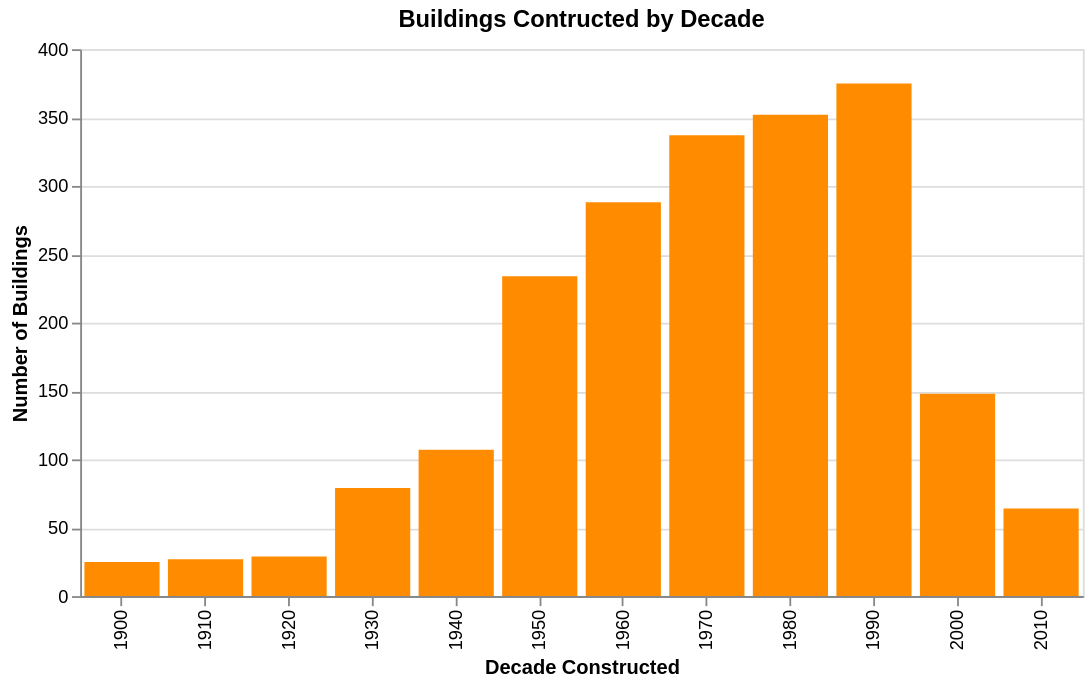

The code cell stored with this chart in its notebook:
### Code cell
plot2_data = clean[(clean["Year Constructed"] >= 1900) & (clean["Usage Description"].isin(top_usages))].copy()

plot2_data["Decade"] = (plot2_data["Year Constructed"] // 10 * 10).astype(int)

decade_counts = plot2_data.groupby(["Decade", "Usage Description"]).size().reset_index(name="Count")

dropdown = alt.binding_select(options=top_usages, name="Building Usage: ")

selection = alt.selection_point(fields=["Usage Description"], bind=dropdown, value=[{"Usage Description":top_usages[0]}])

chart2 = alt.Chart(decade_counts).mark_bar().encode(x=alt.X("Decade:O", title="Decade Constructed"), y=alt.Y("Count:Q", title="Number of Buildings"),
                                                    color=alt.value("darkorange"), tooltip=["Decade:O", "Count:Q"]
                                                    ).add_params(selection).transform_filter(selection).properties(title="Buildings Contructed by Decade", width=550, height=300)

chart2

### Figure 1 — Vega-Lite specification as saved in the notebook (floating-point values rounded to 4 significant figures)
{"config": {"view": {"continuousWidth": 300, "continuousHeight": 300}}, "data": {"name": "data-ba2f6768b3138f20cc303afc30b731a0"}, "mark": {"type": "bar"}, "encoding": {"color": {"value": "darkorange"}, "tooltip": [{"field": "Decade", "type": "ordinal"}, {"field": "Count", "type": "quantitative"}], "x": {"field": "Decade", "title": "Decade Constructed", "type": "ordinal"}, "y": {"field": "Count", "title": "Number of Buildings", "type": "quantitative"}}, "height": 300, "params": [{"name": "param_10c6dd70dbba16a8", "select": {"type": "point", "fields": ["Usage Description"]}, "bind": {"input": "select", "options": ["Storage", "Unusual", "Industrial", "Assembly", "Detention & Correc", "Business", "Residential", "Health Care"], "name": "Building Usage: "}, "value": [{"Usage Description": "Storage"}]}], "title": "Buildings Contructed by Decade", "transform": [{"filter": {"param": "param_10c6dd70dbba16a8"}}], "width": 550, "$schema": "https://vega.github.io/schema/vega-lite/v6.4.1.json", "datasets": {"data-ba2f6768b3138f20cc303afc30b731a0": [{"Decade": 1900, "Usage Description": "Assembly", "Count": 22}, {"Decade": 1900, "Usage Description": "Business", "Count": 11}, {"Decade": 1900, "Usage Description": "Detention & Correc", "Count": 7}, {"Decade": 1900, "Usage Description": "Health Care", "Count": 1}, {"Decade": 1900, "Usage Description": "Industrial", "Count": 16}, {"Decade": 1900, "Usage Description": "Residential", "Count": 10}, {"Decade": 1900, "Usage Description": "Storage", "Count": 25}, {"Decade": 1900, "Usage Description": "Unusual", "Count": 3}, {"Decade": 1910, "Usage Description": "Assembly", "Count": 12}, {"Decade": 1910, "Usage Description": "Business", "Count": 18}, {"Decade": 1910, "Usage Description": "Detention & Correc", "Count": 3}, {"Decade": 1910, "Usage Description": "Health Care", "Count": 3}, {"Decade": 1910, "Usage Description": "Industrial", "Count": 23}, {"Decade": 1910, "Usage Description": "Residential", "Count": 8}, {"Decade": 1910, "Usage Description": "Storage", "Count": 27}, {"Decade": 1910, "Usage Description": "Unusual", "Count": 4}, {"Decade": 1920, "Usage Description": "Assembly", "Count": 22}, {"Decade": 1920, "Usage Description": "Business", "Count": 31}, {"Decade": 1920, "Usage Description": "Detention & Correc", "Count": 41}, {"Decade": 1920, "Usage Description": "Health Care", "Count": 11}, {"Decade": 1920, "Usage Description": "Industrial", "Count": 29}, {"Decade": 1920, "Usage Description": "Residential", "Count": 20}, {"Decade": 1920, "Usage Description": "Storage", "Count": 29}, {"Decade": 1920, "Usage Description": "Unusual", "Count": 5}, {"Decade": 1930, "Usage Description": "Assembly", "Count": 110}, {"Decade": 1930, "Usage Description": "Business", "Count": 63}, {"Decade": 1930, "Usage Description": "Detention & Correc", "Count": 60}, {"Decade": 1930, "Usage Description": "Health Care", "Count": 22}, {"Decade": 1930, "Usage Description": "Industrial", "Count": 78}, {"Decade": 1930, "Usage Description": "Residential", "Count": 181}, {"Decade": 1930, "Usage Description": "Storage", "Count": 79}, {"Decade": 1930, "Usage Description": "Unusual", "Count": 32}, {"Decade": 1940, "Usage Description": "Assembly", "Count": 17}, {"Decade": 1940, "Usage Description": "Business", "Count": 45}, {"Decade": 1940, "Usage Description": "Detention & Correc", "Count": 16}, {"Decade": 1940, "Usage Description": "Health Care", "Count": 19}, {"Decade": 1940, "Usage Description": "Industrial", "Count": 70}, {"Decade": 1940, "Usage Description": "Residential", "Count": 23}, {"Decade": 1940, "Usage Description": "Storage", "Count": 107}, {"Decade": 1940, "Usage Description": "Unusual", "Count": 28}, {"Decade": 1950, "Usage Description": "Assembly", "Count": 83}, {"Decade": 1950, "Usage Description": "Business", "Count": 73}, {"Decade": 1950, "Usage Description": "Detention & Correc", "Count": 31}, {"Decade": 1950, "Usage Description": "Health Care", "Count": 26}, {"Decade": 1950, "Usage Description": "Industrial", "Count": 159}, {"Decade": 1950, "Usage Description": "Residential", "Count": 69}, {"Decade": 1950, "Usage Description": "Storage", "Count": 234}, {"Decade": 1950, "Usage Description": "Unusual", "Count": 59}, {"Decade": 1960, "Usage Description": "Assembly", "Count": 81}, {"Decade": 1960, "Usage Description": "Business", "Count": 117}, {"Decade": 1960, "Usage Description": "Detention & Correc", "Count": 34}, {"Decade": 1960, "Usage Description": "Health Care", "Count": 79}, {"Decade": 1960, "Usage Description": "Industrial", "Count": 191}, {"Decade": 1960, "Usage Description": "Residential", "Count": 65}, {"Decade": 1960, "Usage Description": "Storage", "Count": 288}, {"Decade": 1960, "Usage Description": "Unusual", "Count": 117}, {"Decade": 1970, "Usage Description": "Assembly", "Count": 143}, {"Decade": 1970, "Usage Description": "Business", "Count": 115}, {"Decade": 1970, "Usage Description": "Detention & Correc", "Count": 84}, {"Decade": 1970, "Usage Description": "Health Care", "Count": 175}, {"Decade": 1970, "Usage Description": "Industrial", "Count": 145}, {"Decade": 1970, "Usage Description": "Residential", "Count": 73}, {"Decade": 1970, "Usage Description": "Storage", "Count": 337}, {"Decade": 1970, "Usage Description": "Unusual", "Count": 309}, {"Decade": 1980, "Usage Description": "Assembly", "Count": 145}, {"Decade": 1980, "Usage Description": "Business", "Count": 81}, {"Decade": 1980, "Usage Description": "Detention & Correc", "Count": 202}, {"Decade": 1980, "Usage Description": "Health Care", "Count": 20}, {"Decade": 1980, "Usage Description": "Industrial", "Count": 133}, {"Decade": 1980, "Usage Description": "Residential", "Count": 37}, {"Decade": 1980, "Usage Description": "Storage", "Count": 352}, {"Decade": 1980, "Usage Description": "Unusual", "Count": 353}, {"Decade": 1990, "Usage Description": "Assembly", "Count": 119}, {"Decade": 1990, "Usage Description": "Business", "Count": 58}, {"Decade": 1990, "Usage Description": "Detention & Correc", "Count": 164}, {"Decade": 1990, "Usage Description": "Health Care", "Count": 8}, {"Decade": 1990, "Usage Description": "Industrial", "Count": 99}, {"Decade": 1990, "Usage Description": "Residential", "Count": 63}, {"Decade": 1990, "Usage Description": "Storage", "Count": 375}, {"Decade": 1990, "Usage Description": "Unusual", "Count": 268}, {"Decade": 2000, "Usage Description": "Assembly", "Count": 94}, {"Decade": 2000, "Usage Description": "Business", "Count": 42}, {"Decade": 2000, "Usage Description": "Detention & Correc", "Count": 70}, {"Decade": 2000, "Usage Description": "Health Care", "Count": 7}, {"Decade": 2000, "Usage Description": "Industrial", "Count": 177}, {"Decade": 2000, "Usage Description": "Residential", "Count": 42}, {"Decade": 2000, "Usage Description": "Storage", "Count": 148}, {"Decade": 2000, "Usage Description": "Unusual", "Count": 410}, {"Decade": 2010, "Usage Description": "Assembly", "Count": 11}, {"Decade": 2010, "Usage Description": "Business", "Count": 18}, {"Decade": 2010, "Usage Description": "Detention & Correc", "Count": 3}, {"Decade": 2010, "Usage Description": "Health Care", "Count": 2}, {"Decade": 2010, "Usage Description": "Industrial", "Count": 5}, {"Decade": 2010, "Usage Description": "Residential", "Count": 3}, {"Decade": 2010, "Usage Description": "Storage", "Count": 64}, {"Decade": 2010, "Usage Description": "Unusual", "Count": 16}]}}
